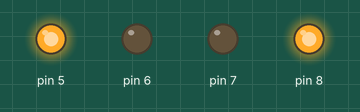
This sketch was run on a simulated Arduino Uno, built with avr-gcc and run on an emulated ATmega328P. Parts: output pins drawn as LEDs (lit = HIGH).

Above: at 1.2 s.
At 3.1 s:
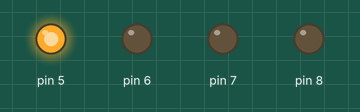
At 6.9 s:
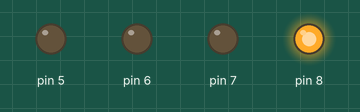
At 11.6 s:
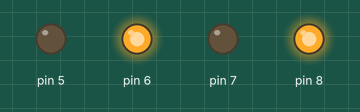
At 14.6 s:
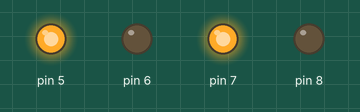
At 16.6 s:
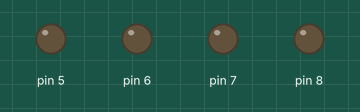
Timing chart, 0 to 19.7 s (numbered marks = the images above):
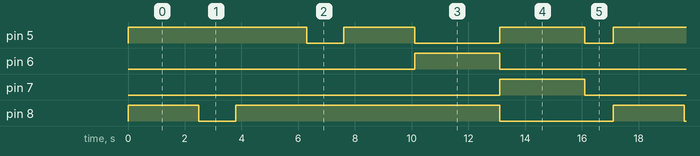

Measured:
- by itself, pin 5: LOW → HIGH at 0.00 s, → LOW 6.3 s later, → HIGH 1.3 s later, → LOW 2.5 s later, … (13 changes in this stretch)
- by itself, pin 6, pin 7: alternates HIGH for 3.0 s and LOW for 14.1 s
- by itself, pin 8: repeats every 17.1 s: LOW 1.3 s, HIGH 9.3 s, LOW 4.0 s, HIGH 2.5 s

The sketch:

clockwise_anticlockwise.ino
```cpp
void setup() {
  // put your setup code here, to run once:
  pinMode(5,OUTPUT);
   pinMode(6,OUTPUT);
    pinMode(7,OUTPUT);
     pinMode(8,OUTPUT);

}

void loop() {
  // put your main code here, to run repeatedly:
      digitalWrite(5,HIGH); //FORWARD
      digitalWrite(6,LOW);
      digitalWrite(7,LOW);
      digitalWrite(8,HIGH);
      delay(2500);
      digitalWrite(5,HIGH); //LEFT
      digitalWrite(6,LOW);
      digitalWrite(7,LOW);
      digitalWrite(8,LOW);
      delay(1300);
      digitalWrite(5,HIGH); //FORWARD
      digitalWrite(6,LOW);
      digitalWrite(7,LOW);
      digitalWrite(8,HIGH);
      delay(2500);
      digitalWrite(5,LOW); //RIGHT
      digitalWrite(6,LOW);
      digitalWrite(7,LOW);
      digitalWrite(8,HIGH);
      delay(1300);
      digitalWrite(5,HIGH); //FORWARD
      digitalWrite(6,LOW);
      digitalWrite(7,LOW);
      digitalWrite(8,HIGH);
      delay(2500);
      digitalWrite(5,LOW); //CLOCKWISE
      digitalWrite(6,HIGH);
      digitalWrite(7,LOW);
      digitalWrite(8,HIGH);
      delay(3000);
      digitalWrite(5,HIGH); //ANTICLOCKWISE
      digitalWrite(6,LOW);
      digitalWrite(7,HIGH);
      digitalWrite(8,LOW);
      delay(3000);
       digitalWrite(5,LOW); //STOP
      digitalWrite(6,LOW);
      digitalWrite(7,LOW);
      digitalWrite(8,LOW);
      delay(1000);


}
```
